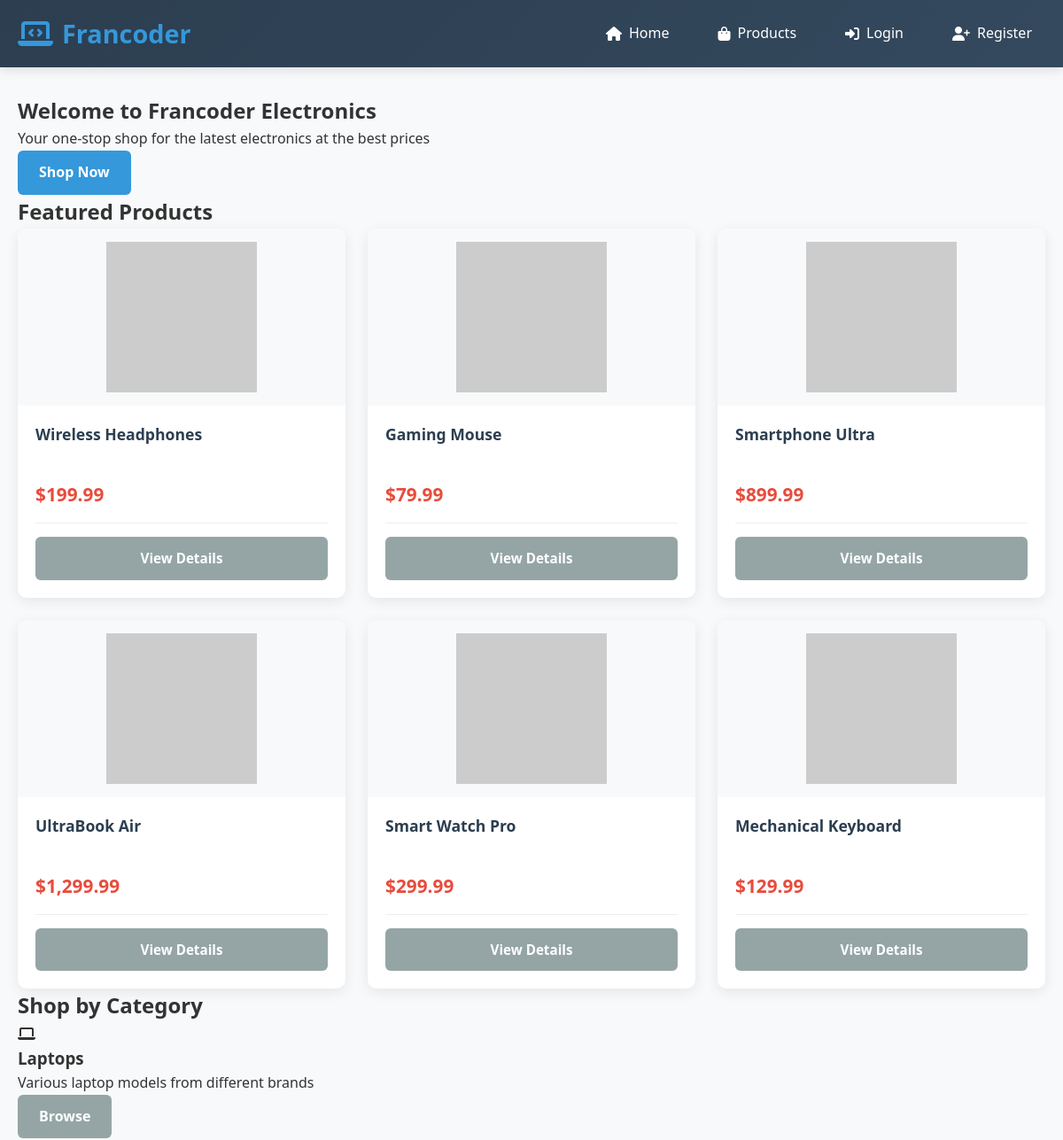
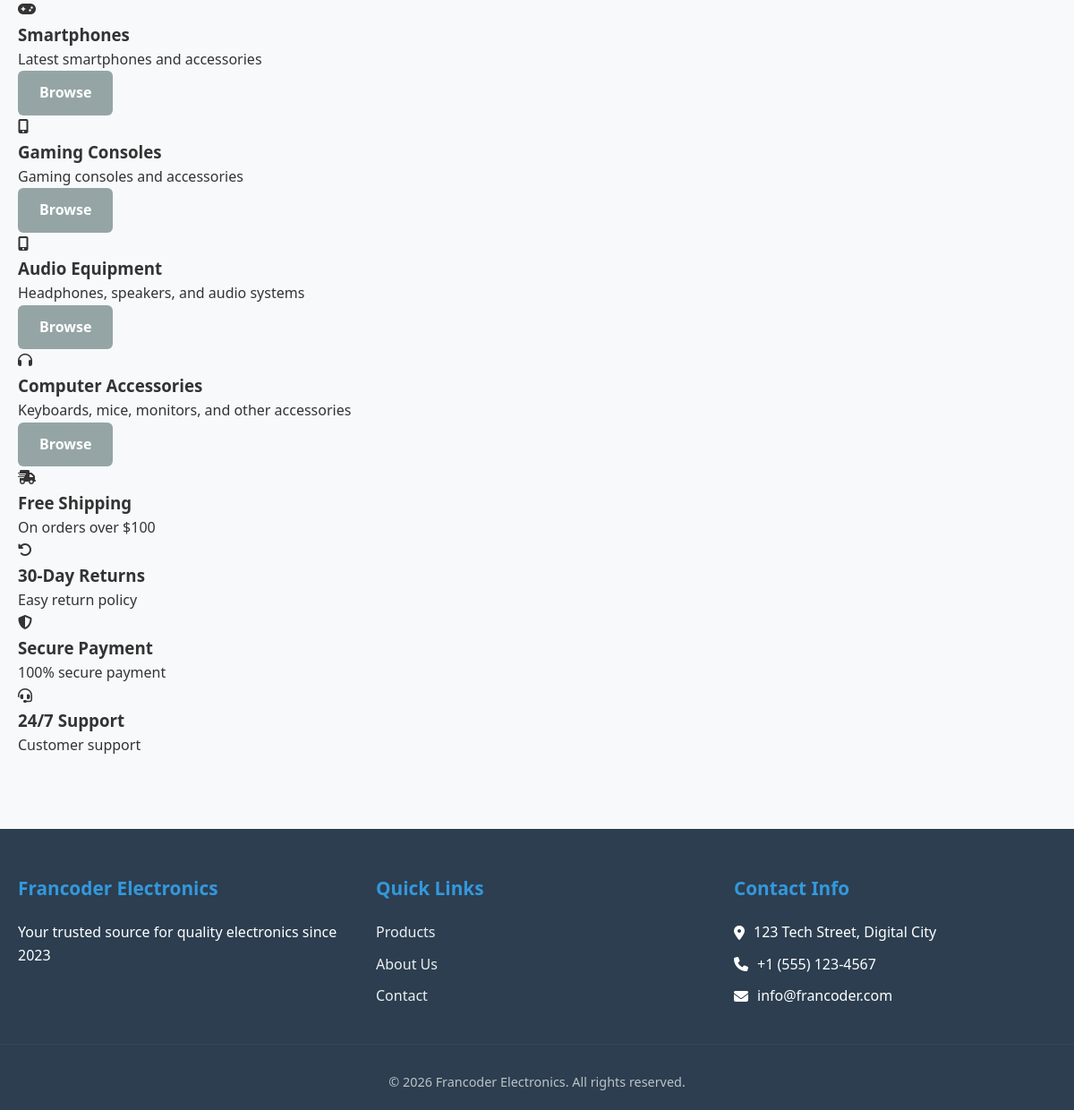
The page / on the database its author committed (2 pictures, top to bottom).
### tables this page shows
CREATE TABLE products (
    product_id INT PRIMARY KEY AUTO_INCREMENT,
    product_name VARCHAR(200) NOT NULL,
    description TEXT,
    price DECIMAL(10,2) NOT NULL,
    stock_quantity INT NOT NULL DEFAULT 0,
    category_id INT,
    image_url VARCHAR(500),
    brand VARCHAR(100),
    specifications JSON,
    created_at TIMESTAMP DEFAULT CURRENT_TIMESTAMP,
    updated_at TIMESTAMP DEFAULT CURRENT_TIMESTAMP ON UPDATE CURRENT_TIMESTAMP,
    FOREIGN KEY (category_id) REFERENCES categories(category_id) ON DELETE SET NULL
);

CREATE TABLE categories (
    category_id INT PRIMARY KEY AUTO_INCREMENT,
    category_name VARCHAR(100) NOT NULL,
    description TEXT,
    created_at TIMESTAMP DEFAULT CURRENT_TIMESTAMP
);

### includes/functions.php (called while the page is built, shortened)
<?php
function isLoggedIn() {
    return isset($_SESSION['user_id']);
}
function formatPrice($price) {
    return '$' . number_format($price, 2);
}
?>

### index.php (the view, shortened to what this page needs)
<?php
require_once 'includes/config.php';
require_once 'includes/functions.php';
$stmt = $pdo->query("SELECT * FROM products WHERE stock_quantity > 0 ORDER BY RAND() LIMIT 6");
$featured_products = $stmt->fetchAll();
$categories = $pdo->query("SELECT * FROM categories LIMIT 5")->fetchAll();
?>
<!DOCTYPE html>
<html lang="en">
<head>
    <link rel="stylesheet" href="assets/css/style.css">
</head>
<body>
    <?php include 'includes/header.php'; ?>
    <main>
        <section class="hero">
            <div class="hero-content">
                <h1>Welcome to Francoder Electronics</h1>
                <p>Your one-stop shop for the latest electronics at the best prices</p>
                <a href="products.php" class="btn-primary">Shop Now</a>
            </div>
        </section>
        <section class="featured-products">
            <h2>Featured Products</h2>
            <div class="products-grid">
                <?php foreach ($featured_products as $product): ?>
                <div class="product-card">
                    <div class="product-image">
                        <img src="<?php echo $product['image_url'] ?: 'assets/images/default-product.jpg'; ?>"
                             alt="<?php echo htmlspecialchars($product['product_name']); ?>">
                    </div>
                    <div class="product-info">
                        <h3><?php echo htmlspecialchars($product['product_name']); ?></h3>
                        <p class="price"><?php echo formatPrice($product['price']); ?></p>
                        <div class="product-actions">
                            <a href="product-detail.php?id=<?php echo $product['product_id']; ?>" class="btn-secondary">View Details</a>
                        </div>
                    </div>
                </div>
                <?php endforeach; ?>
            </div>
        </section>
        <section class="categories">
            <h2>Shop by Category</h2>
            <div class="categories-grid">
                <?php foreach ($categories as $category): ?>
                <div class="category-card">
                    <div class="category-icon">
                        <?php
                        $icons = ['fas fa-laptop', 'fas fa-mobile-alt', 'fas fa-gamepad', 'fas fa-headphones', 'fas fa-keyboard'];
                        $icon = $icons[array_rand($icons)];
                        ?>
                        <i class="<?php echo $icon; ?>"></i>
                    </div>
                    <h3><?php echo htmlspecialchars($category['category_name']); ?></h3>
                    <p><?php echo htmlspecialchars($category['description']); ?></p>
                    <a href="products.php?category=<?php echo $category['category_id']; ?>" class="btn-secondary">Browse</a>
                </div>
                <?php endforeach; ?>
            </div>
        </section>
        <section class="features">
            <div class="feature">
                <i class="fas fa-shipping-fast"></i>
                <h3>Free Shipping</h3>
                <p>On orders over $100</p>
            </div>
            <div class="feature">
                <i class="fas fa-undo-alt"></i>
                <h3>30-Day Returns</h3>
                <p>Easy return policy</p>
            </div>
            <div class="feature">
                <i class="fas fa-shield-alt"></i>
                <h3>Secure Payment</h3>
                <p>100% secure payment</p>
            </div>
            <div class="feature">
                <i class="fas fa-headset"></i>
                <h3>24/7 Support</h3>
                <p>Customer support</p>
            </div>
        </section>
    </main>
    <?php include 'includes/footer.php'; ?>
</body>
</html>

### includes/header.php (shortened to what this page needs)
<?php
require_once 'config.php';
require_once 'functions.php';
$cart_count = isLoggedIn() ? getCartCount($pdo, $_SESSION['user_id']) : 0;
?>
<!DOCTYPE html>
<html lang="en">
<head>
    <link rel="stylesheet" href="<?php echo SITE_URL; ?>assets/css/style.css">
    <link rel="stylesheet" href="https://cdnjs.cloudflare.com/ajax/libs/font-awesome/6.4.0/css/all.min.css">
</head>
<body>
    <header>
        <nav>
            <div class="logo">
                <a href="<?php echo SITE_URL; ?>index.php">
                    <i class="fas fa-laptop-code"></i> Francoder
                </a>
            </div>
            <ul class="nav-links">
                <li><a href="<?php echo SITE_URL; ?>index.php"><i class="fas fa-home"></i> Home</a></li>
                <li><a href="<?php echo SITE_URL; ?>products.php"><i class="fas fa-shopping-bag"></i> Products</a></li>
                <?php if (isLoggedIn()): ?>
                    <li><a href="<?php echo SITE_URL; ?>cart.php">
                        <i class="fas fa-shopping-cart"></i> Cart
                        <?php if ($cart_count > 0): ?>
                            <span id="cart-count" class="cart-badge"><?php echo $cart_count; ?></span>
                        <?php endif; ?>
                    </a></li>
                    <li><a href="<?php echo SITE_URL; ?>orders.php"><i class="fas fa-box"></i> Orders</a></li>
                    <li><a href="<?php echo SITE_URL; ?>profile.php"><i class="fas fa-user"></i> Profile</a></li>
                    <?php if (isAdmin()): ?>
                        <li><a href="<?php echo SITE_URL; ?>admin/"><i class="fas fa-cog"></i> Admin</a></li>
                    <?php endif; ?>
                    <li><a href="<?php echo SITE_URL; ?>auth/logout.php"><i class="fas fa-sign-out-alt"></i> Logout</a></li>
                <?php else: ?>
                    <li><a href="<?php echo SITE_URL; ?>auth/login.php"><i class="fas fa-sign-in-alt"></i> Login</a></li>
                    <li><a href="<?php echo SITE_URL; ?>auth/register.php"><i class="fas fa-user-plus"></i> Register</a></li>
                <?php endif; ?>
            </ul>
        </nav>
    </header>
    <div class="container">

### includes/footer.php (shortened to what this page needs)
    </div>
    <footer>
        <div class="footer-content">
            <div class="footer-section">
                <h3>Francoder Electronics</h3>
                <p>Your trusted source for quality electronics since 2023</p>
            </div>
            <div class="footer-section">
                <h3>Quick Links</h3>
                <ul>
                    <li><a href="<?php echo SITE_URL; ?>products.php">Products</a></li>
                    <li><a href="<?php echo SITE_URL; ?>about.php">About Us</a></li>
                    <li><a href="<?php echo SITE_URL; ?>contact.php">Contact</a></li>
                </ul>
            </div>
            <div class="footer-section">
                <h3>Contact Info</h3>
                <p><i class="fas fa-map-marker-alt"></i> 123 Tech Street, Digital City</p>
                <p><i class="fas fa-phone"></i> +1 (555) 123-4567</p>
                <p><i class="fas fa-envelope"></i> info@francoder.com</p>
            </div>
        </div>
        <div class="footer-bottom">
            <p>&copy; <?php echo date('Y'); ?> Francoder Electronics. All rights reserved.</p>
        </div>
    </footer>
</body>
</html>

### assets/css/style.css (style rules this page uses)
* { margin: 0; padding: 0; box-sizing: border-box; }
html { scroll-behavior: smooth; }
body { font-family: 'Segoe UI', Tahoma, Geneva, Verdana, sans-serif; line-height: 1.6; color: #333; background-color: #f8f9fa; overflow-x: hidden; }
.container { width: 100%; max-width: 1200px; margin: 0 auto; padding: 0 20px; }
header { background: linear-gradient(135deg, #2c3e50 0%, #34495e 100%); color: white; padding: 0; box-shadow: 0 4px 12px rgba(0, 0, 0, 0.1); position: sticky; top: 0; z-index: 1000; }
nav { display: flex; justify-content: space-between; align-items: center; padding: 15px 20px; max-width: 1200px; margin: 0 auto; }
.logo { font-size: 1.8rem; font-weight: 700; }
.logo a { color: #3498db; text-decoration: none; display: flex; align-items: center; gap: 10px; }
.logo i { font-size: 2rem; }
.nav-links { display: flex; list-style: none; gap: 25px; align-items: center; }
.nav-links a { color: white; text-decoration: none; padding: 10px 15px; border-radius: 6px; transition: all 0.3s ease; font-weight: 500; display: flex; align-items: center; gap: 8px; }
main { min-height: calc(100vh - 300px); padding: 30px 0; }
.products-grid { display: grid; grid-template-columns: repeat(auto-fill, minmax(280px, 1fr)); gap: 25px; padding: 0; }
.product-card { background: white; border-radius: 10px; overflow: hidden; box-shadow: 0 4px 15px rgba(0, 0, 0, 0.08); transition: all 0.3s ease; display: flex; flex-direction: column; height: 100%; position: relative; }
.product-image { width: 100%; height: 200px; overflow: hidden; position: relative; background: #f8f9fa; display: flex; align-items: center; justify-content: center; padding: 15px; }
.product-image img { width: 100%; height: 100%; object-fit: contain; transition: transform 0.5s ease; }
.product-info { padding: 20px; flex: 1; display: flex; flex-direction: column; }
.product-info h3 { font-size: 1.1rem; color: #2c3e50; margin-bottom: 10px; line-height: 1.4; height: 44px; overflow: hidden; display: -webkit-box; -webkit-line-clamp: 2; -webkit-box-orient: vertical; }
.price { color: #e74c3c; font-size: 1.3rem; font-weight: 700; margin: 10px 0 15px 0; }
.product-actions { display: flex; flex-direction: column; gap: 10px; margin-top: auto; padding-top: 15px; border-top: 1px solid #eee; }
.product-actions .btn-secondary, .product-actions .btn-primary { width: 100%; text-align: center; padding: 12px; font-size: 0.95rem; }
.btn-primary, .btn-secondary, .btn-danger { display: inline-block; padding: 12px 24px; border: none; border-radius: 6px; font-size: 1rem; font-weight: 600; cursor: pointer; text-decoration: none; transition: all 0.3s ease; text-align: center; }
.btn-primary { background: #3498db; color: white; }
.btn-secondary { background: #95a5a6; color: white; }
footer { background: #2c3e50; color: white; padding: 50px 0 20px 0; margin-top: 50px; }
.footer-content { display: grid; grid-template-columns: repeat(auto-fit, minmax(250px, 1fr)); gap: 40px; max-width: 1200px; margin: 0 auto; padding: 0 20px; }
.footer-section h3 { font-size: 1.3rem; margin-bottom: 20px; color: #3498db; }
.footer-section ul { list-style: none; }
.footer-section ul li { margin-bottom: 10px; }
.footer-section a { color: #ecf0f1; text-decoration: none; transition: color 0.3s; }
.footer-section p { margin-bottom: 10px; display: flex; align-items: center; gap: 10px; }
.footer-bottom { text-align: center; padding-top: 30px; margin-top: 30px; border-top: 1px solid #34495e; color: #bdc3c7; font-size: 0.9rem; }

### rows shown on the page
products: product_name "Wireless Headphones", price "$199.99"
products: product_name "Gaming Mouse", price "$79.99"
products: product_name "Smartphone Ultra", price "$899.99"
products: product_name "UltraBook Air", price "$1,299.99"
products: product_name "Smart Watch Pro", price "$299.99"
products: product_name "Mechanical Keyboard", price "$129.99"
categories: category_name "Laptops", description "Various laptop models from different brands"
categories: category_name "Smartphones", description "Latest smartphones and accessories"
categories: category_name "Gaming Consoles", description "Gaming consoles and accessories"
categories: category_name "Audio Equipment", description "Headphones, speakers, and audio systems"
categories: category_name "Computer Accessories", description "Keyboards, mice, monitors, and other accessories"
